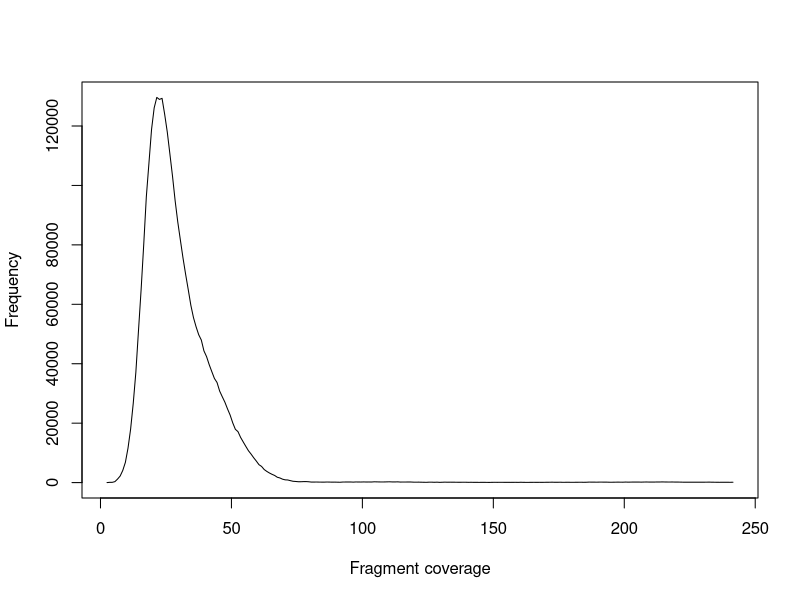

Write R code to recreate this figure.
x = c(2.5,3.5,4.5,5.5,6.5,7.5,8.5,9.5,10.5,11.5,12.5,13.5,14.5,15.5,16.5,17.5,18.5,19.5,20.5,21.5,22.5,23.5,24.5,25.5,26.5,27.5,28.5,29.5,30.5,31.5,32.5,33.5,34.5,35.5,36.5,37.5,38.5,39.5,40.5,41.5,42.5,43.5,44.5,45.5,46.5,47.5,48.5,49.5,50.5,51.5,52.5,53.5,54.5,55.5,56.5,57.5,58.5,59.5,60.5,61.5,62.5,63.5,64.5,65.5,66.5,67.5,68.5,69.5,70.5,71.5,72.5,73.5,74.5,75.5,76.5,77.5,78.5,79.5,80.5,81.5,82.5,83.5,84.5,85.5,86.5,87.5,88.5,89.5,90.5,91.5,92.5,93.5,94.5,95.5,96.5,97.5,98.5,99.5,100.5,101.5,102.5,103.5,104.5,105.5,106.5,107.5,108.5,109.5,110.5,111.5,112.5,113.5,114.5,115.5,116.5,117.5,118.5,119.5,120.5,121.5,122.5,123.5,124.5,125.5,126.5,127.5,128.5,129.5,130.5,131.5,132.5,133.5,134.5,135.5,136.5,137.5,138.5,139.5,140.5,141.5,142.5,143.5,144.5,145.5,146.5,147.5,148.5,149.5,150.5,151.5,152.5,153.5,154.5,155.5,156.5,157.5,158.5,159.5,160.5,161.5,162.5,163.5,164.5,165.5,166.5,167.5,168.5,169.5,170.5,171.5,172.5,173.5,174.5,175.5,176.5,177.5,178.5,179.5,180.5,181.5,182.5,183.5,184.5,185.5,186.5,187.5,188.5,189.5,190.5,191.5,192.5,193.5,194.5,195.5,196.5,197.5,198.5,199.5,200.5,201.5,202.5,203.5,204.5,205.5,206.5,207.5,208.5,209.5,210.5,211.5,212.5,213.5,214.5,215.5,216.5,217.5,218.5,219.5,220.5,221.5,222.5,223.5,224.5,225.5,226.5,227.5,228.5,229.5,230.5,231.5,232.5,233.5,234.5,235.5,236.5,237.5,238.5,239.5,240.5,241.5)
y = c(6,92,99,325,1175,2205,4079,6804,11565,17997,26618,37083,51022,64755,79966,96146,107505,118885,126111,129624,128943,129317,123978,117975,110594,103114,94877,87753,81645,75622,70139,64979,59680,55543,52434,49774,47975,44319,42400,39712,37360,35050,33684,30801,28898,27061,24812,22726,20101,17937,17148,15213,13683,12181,10718,9598,8363,7250,6042,5452,4406,3773,3239,2787,2406,1808,1566,1162,933,887,661,452,385,302,295,334,344,287,181,182,198,171,166,164,199,178,156,169,143,122,189,200,212,211,163,220,201,198,226,203,213,200,269,249,224,215,224,254,268,224,226,256,186,196,198,202,203,154,148,157,136,114,100,151,148,110,149,90,123,160,130,146,139,131,120,117,132,124,97,114,94,99,80,95,95,80,73,94,110,98,108,105,91,100,86,97,102,82,120,90,85,84,92,104,89,101,96,102,121,123,143,110,114,135,102,109,124,103,102,113,123,132,105,123,168,166,159,147,168,170,154,154,127,130,148,160,152,142,186,153,171,187,183,184,162,191,206,184,181,183,212,206,233,210,199,197,203,180,181,166,144,141,133,135,133,133,132,143,142,150,165,135,131,112,108,120,121,114,105,132)
pdf("01.stats.fragment_coverage.pdf")
plot(x, y, xlab="Fragment coverage", ylab="Frequency", type="l")
dev.off()
